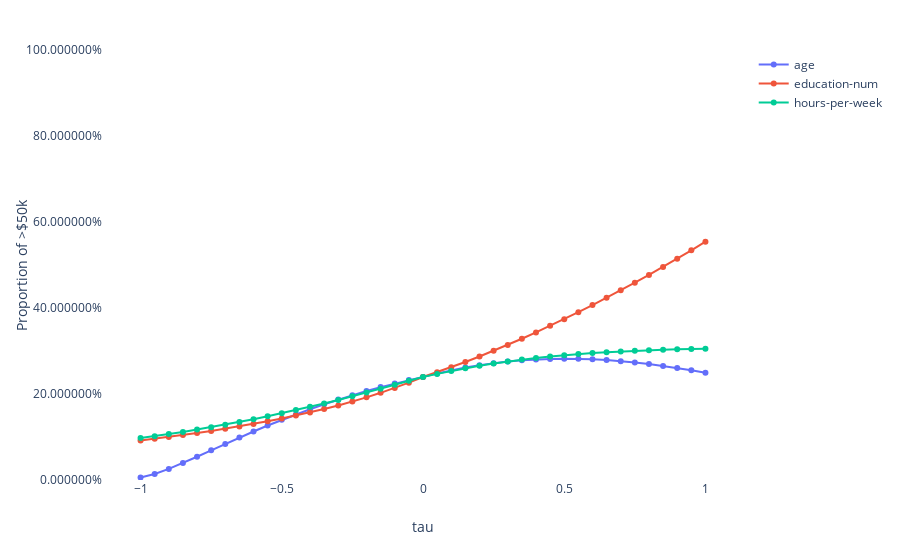

Here is the notebook cell this chart was saved with:
### Code cell
explainer.plot_bias(
    X_test=X_test[["age", "education-num", "hours-per-week"]],
    y_pred=y_pred,
    inline=True
)
